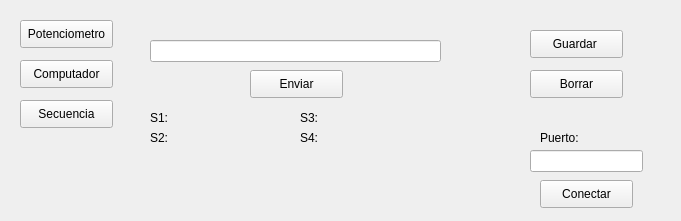
<?xml version="1.0" encoding="UTF-8"?>
<ui version="4.0">
 <class>Form</class>
 <widget class="QWidget" name="Form">
  <property name="geometry">
   <rect>
    <x>0</x>
    <y>0</y>
    <width>681</width>
    <height>221</height>
   </rect>
  </property>
  <property name="windowTitle">
   <string>Form</string>
  </property>
  <widget class="QPushButton" name="btnPot">
   <property name="geometry">
    <rect>
     <x>20</x>
     <y>20</y>
     <width>93</width>
     <height>28</height>
    </rect>
   </property>
   <property name="text">
    <string>Potenciometro</string>
   </property>
  </widget>
  <widget class="QPushButton" name="btnComputador">
   <property name="geometry">
    <rect>
     <x>20</x>
     <y>60</y>
     <width>93</width>
     <height>28</height>
    </rect>
   </property>
   <property name="text">
    <string>Computador</string>
   </property>
  </widget>
  <widget class="QPushButton" name="btnSecuencia">
   <property name="geometry">
    <rect>
     <x>20</x>
     <y>100</y>
     <width>93</width>
     <height>28</height>
    </rect>
   </property>
   <property name="text">
    <string>Secuencia</string>
   </property>
  </widget>
  <widget class="QPushButton" name="btGuardar">
   <property name="geometry">
    <rect>
     <x>530</x>
     <y>30</y>
     <width>93</width>
     <height>28</height>
    </rect>
   </property>
   <property name="text">
    <string>Guardar </string>
   </property>
  </widget>
  <widget class="QPushButton" name="btnBorrar">
   <property name="geometry">
    <rect>
     <x>530</x>
     <y>70</y>
     <width>93</width>
     <height>28</height>
    </rect>
   </property>
   <property name="text">
    <string>Borrar</string>
   </property>
  </widget>
  <widget class="QLineEdit" name="txtDatos">
   <property name="geometry">
    <rect>
     <x>150</x>
     <y>40</y>
     <width>291</width>
     <height>22</height>
    </rect>
   </property>
  </widget>
  <widget class="QPushButton" name="btnEnviar">
   <property name="geometry">
    <rect>
     <x>250</x>
     <y>70</y>
     <width>93</width>
     <height>28</height>
    </rect>
   </property>
   <property name="text">
    <string>Enviar</string>
   </property>
  </widget>
  <widget class="QLabel" name="label">
   <property name="geometry">
    <rect>
     <x>150</x>
     <y>110</y>
     <width>21</width>
     <height>16</height>
    </rect>
   </property>
   <property name="text">
    <string>S1:</string>
   </property>
  </widget>
  <widget class="QLabel" name="label_2">
   <property name="geometry">
    <rect>
     <x>150</x>
     <y>130</y>
     <width>21</width>
     <height>16</height>
    </rect>
   </property>
   <property name="text">
    <string>S2:</string>
   </property>
  </widget>
  <widget class="QLabel" name="label_3">
   <property name="geometry">
    <rect>
     <x>300</x>
     <y>110</y>
     <width>21</width>
     <height>16</height>
    </rect>
   </property>
   <property name="text">
    <string>S3:</string>
   </property>
  </widget>
  <widget class="QLabel" name="label_4">
   <property name="geometry">
    <rect>
     <x>300</x>
     <y>130</y>
     <width>21</width>
     <height>16</height>
    </rect>
   </property>
   <property name="text">
    <string>S4:</string>
   </property>
  </widget>
  <widget class="QLabel" name="lblS1">
   <property name="geometry">
    <rect>
     <x>180</x>
     <y>110</y>
     <width>91</width>
     <height>16</height>
    </rect>
   </property>
   <property name="text">
    <string/>
   </property>
  </widget>
  <widget class="QLabel" name="lblS2">
   <property name="geometry">
    <rect>
     <x>170</x>
     <y>130</y>
     <width>121</width>
     <height>16</height>
    </rect>
   </property>
   <property name="text">
    <string/>
   </property>
  </widget>
  <widget class="QLabel" name="lblS3">
   <property name="geometry">
    <rect>
     <x>330</x>
     <y>110</y>
     <width>91</width>
     <height>16</height>
    </rect>
   </property>
   <property name="text">
    <string/>
   </property>
  </widget>
  <widget class="QLabel" name="lblS4">
   <property name="geometry">
    <rect>
     <x>330</x>
     <y>130</y>
     <width>121</width>
     <height>16</height>
    </rect>
   </property>
   <property name="text">
    <string/>
   </property>
  </widget>
  <widget class="QLabel" name="label_5">
   <property name="geometry">
    <rect>
     <x>540</x>
     <y>130</y>
     <width>55</width>
     <height>16</height>
    </rect>
   </property>
   <property name="text">
    <string>Puerto:</string>
   </property>
  </widget>
  <widget class="QPushButton" name="pushButton">
   <property name="geometry">
    <rect>
     <x>540</x>
     <y>180</y>
     <width>93</width>
     <height>28</height>
    </rect>
   </property>
   <property name="text">
    <string>Conectar</string>
   </property>
  </widget>
  <widget class="QLineEdit" name="txtPuerto">
   <property name="geometry">
    <rect>
     <x>530</x>
     <y>150</y>
     <width>113</width>
     <height>22</height>
    </rect>
   </property>
  </widget>
 </widget>
 <resources/>
 <connections/>
</ui>
